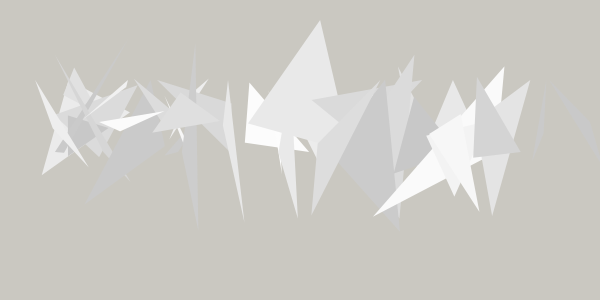
Frame 1 (no input)
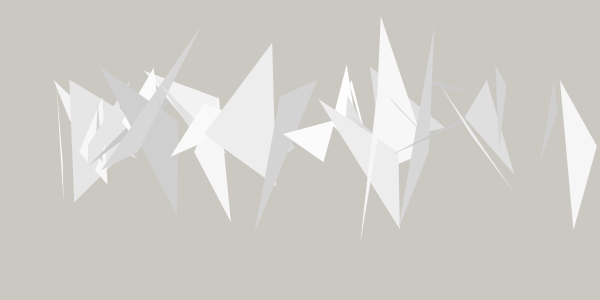
Frame 60 (the mouse pressed at the canvas centre just before this capture)
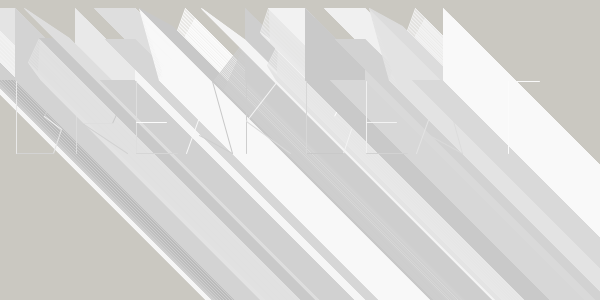
Frame 120 (the mouse held since frame 60 and released just before this capture)

The Processing sketch that drew these frames (run headless with seeded random() and noise(); from frame 60 on, the mouse is pressed at the canvas centre):

// Processing sketch: processing_2075
// ── processing_2075.pde

/**
 *    fjenett 2009-05-07
 *    
 *    system für einen generativen font, schrift von tobias tschense
 */

String input = "breakbeat";  // der eingegebene text
float spacing = 60;

void setup ()
{
  size( 600, 300 );
  //frameRate (20);

}


void draw ()
{
  background( 202,200,193 );                        // hintergrund weiss

  drawGenerativeText( input, 15, height/2 );
}


void keyPressed ()                             // wird aufgerufen wenn eine taste gedrückt wurde!
{
  if ( key == BACKSPACE || key == DELETE )   // ist die taste delete oder backspace? dann ..
  {
    if ( input != null && input.length() > 0 )    // enthält unsere variable schon text? dann ..
    {
      input = input.substring(0,input.length()-1);    // um eines verkürzen
    }
  }
  else if ( key != CODED )                   // taste nicht kodiert (hat ein zeichen)? dann ..
  {
    input += key;                          // zeichen an den text in der variable anhängen
  }
}

void drawGenerativeText ( String txt, float x, float y )
{
  if ( input == null || input.trim().equals("") ) return;    // leer? dann nix machen

    stroke( 0 );
  noFill();

  pushMatrix();

  translate( x, y );
  translate( 0, -70 );

  for ( int i = 0; i < txt.length(); i++ )
  {
    char c = input.charAt( i );

    drawGenerativeChar( c);
  }

  popMatrix();
}


void rLine ( float x1, float y1, float x2, float y2 )
{
  line (x1,y1,x2,y2,1,1);   
  { 
    if (mousePressed ==true){
      for ( int a=0;
           a<300;
           a++){

        strokeWeight(1);
        smooth();

        fill( random(200,255));
        line (a-x1,a-y1,a-x2,a-y2);
        fill(0);
        line (10+a-x1,10+a-y1,1+a-x2,1+a-y2);

      }
      {
        stroke (random (200,255));

        line (1+x1,1+y1,1+x2,1+y2);



      }
    }

    else {

      noStroke();
      fill (random(200,255));
      smooth();
      triangle (random(1,100)+x1,random(1,100)+y1,random(1,100)+x2,y2,random(1,100)+x2,random(1,100)-y2);
      line (1+x1,1+y1,1+x2,1+y2);

    }

  }
}

void drawGenerativeChar ( char c )
{
  switch ( c )
  {
  case 'a':
    draw_a();
    break;
  case 'b':
    draw_b();
    break;
  case 'c':
    draw_c();
    break;
  case 'd':
    draw_d();
    break;
  case 'e':
    draw_e();
    break;
  case 'f':
    draw_f();
    break;
  case 'g':
    draw_g();
    break;
  case 'h':
    draw_h();
    break;
  case 'i':
    draw_i();
    break;
  case 'j':
    draw_j();
    break;
  case 'k':
    draw_k();
    break;
  case 'l':
    draw_l();
    break;
  case 'm':
    draw_m();
    break;
  case 'n':
    draw_n();
    break;
  case 'o':
    draw_o();
    break;
  case 'p':
    draw_p();
    break;
  case 'q':
    draw_q();
    break;
  case 'r':
    draw_r();
    break;
  case 's':
    draw_s();
    break;
  case 't':
    draw_t();
    break;
  case 'u':
    draw_u();
    break;
  case 'v':
    draw_v();
    break;
  case 'w':
    draw_w();
    break;
  case 'x':
    draw_x();
    break;
  case 'y':
    draw_y();
    break;
  case 'z':
    draw_z();
    break;

  case '0':
    draw_0();
    break;
  case '1':
    draw_1();
    break;
  case '2':
    draw_2();
    break;
  case '3':
    draw_3();
    break;
  case '4':
    draw_4();
    break;
  case '5':
    draw_5();
    break;
  case '6':
    draw_6();
    break;
  case '7':
    draw_7();
    break;
  case '8':
    draw_8();
    break;
  case '9':
    draw_9();
    break;
  }
}

void draw_a () {
  rLine( 0 , 72 , 26 , 0 );
  rLine( 26 , 0 , 46 , 72 );
  rLine( 46 , 72 , 13 , 54 );
  translate(spacing, 0);
}

void draw_b () {
  rLine( 0 , 0 , 29 , 0 );
  rLine( 29 , 0 , 38 , 15 );
  rLine( 38 , 15 , 28 , 35 );
  rLine( 28 , 35 , 45 , 48 );
  rLine( 45 , 48 , 37 , 72 );
  rLine( 37 , 72 , 0 , 72 );
  rLine( 0 , 72 , 0 , 0 );
  translate(spacing, 0);
}

void draw_c () {
  rLine( 53 , 62 , 47 , 72 );
  rLine( 47 , 72 , 16 , 72 );
  rLine( 16 , 72 , 0 , 41 );
  rLine( 0 , 41 , 16 , 0 );
  rLine( 16 , 0 , 47 , 0 );
  rLine( 47 , 0 , 47 , 10 );
  translate(spacing, 0);
}

void draw_d () {
  rLine( 0 , 0 , 35 , 0 );
  rLine( 35 , 0 , 53 , 41 );
  rLine( 53 , 41 , 37 , 72 );
  rLine( 37 , 72 , 0 , 72 );
  rLine( 0 , 72 , 0 , 0 );
  translate(spacing, 0);
}

void draw_e () {
  rLine( 35 , 0 , 0 , 0 );
  rLine( 0 , 0 , 0 , 72 );
  rLine( 0 , 72 , 41 , 72 );
  rLine( 0 , 41 , 30 , 41 );
  translate(spacing-10, 0);
}

void draw_f () {
  rLine( 0 , 72 , 0 , 0 );
  rLine( 0 , 0 , 35 , 0 );
  rLine( 32 , 42 , 0 , 42 );
  translate(spacing, 0);
}

void draw_g () {
  rLine( 33 , 41 , 58 , 41 );
  rLine( 58 , 41 , 58 , 72 );
  rLine( 58 , 72 , 16 , 72 );
  rLine( 16 , 72 , 0 , 41 );
  rLine( 0 , 41 , 16 , 0 );
  rLine( 16 , 0 , 52 , 0 );
  rLine( 52 , 0 , 52 , 10 );
  translate(spacing+10, 0);
}

void draw_h () {
  rLine( 0 , 37 , 45 , 37 );
  rLine( 0 , 72 , 0 , 0 );
  rLine( 45 , 0 , 45 , 72 );
  translate(spacing, 0);
}

void draw_i () {
  rLine( 0 , 0 , 25 , 0 );
  rLine( 0 , 72 , 25 , 72 );
  rLine( 13 , 72 , 13 , 0 );
  translate(spacing-20, 0);
}

void draw_j () {
  rLine( 10 , 88 , 27 , 74 );
  rLine( 27 , 74 , 27 , 0 );
  rLine( 27 , 0 , 0 , 0 );
  rLine( 0 , 0 , 0 , 10 );
  translate(spacing, 0);
}

void draw_k () {
  rLine( 0 , 72 , 0 , 0 );
  rLine( 31 , 0 , 0 , 40 );
  rLine( 0 , 40 , 44 , 72 );
  translate(spacing, 0);
}

void draw_l () {
  rLine( 39 , 61 , 39 , 72 );
  rLine( 39 , 72 , 0 , 72 );
  rLine( 0 , 72 , 0 , 0 );
  translate(spacing-10, 0);
}

void draw_m () {
  rLine( 1 , 74 , 13 , 2 );
  rLine( 13 , 2 , 36 , 61 );
  rLine( 36 , 61 , 60 , 2 );
  rLine( 60 , 2 , 72 , 74 );
  translate(spacing, 0);
}

void draw_n () {
  rLine( 0 , 72 , 0 , 2 );
  rLine( 0 , 2 , 46 , 72 );
  rLine( 46 , 72 , 46 , 2 );
  translate(spacing, 0);
}

void draw_o () {
  rLine( 48 , 72 , 21 , 72 );
  rLine( 21 , 72 , 0 , 42 );
  rLine( 0 , 42 , 21 , 0 );
  rLine( 21 , 0 , 48 , 0 );
  rLine( 48 , 0 , 68 , 42 );
  rLine( 68 , 42 , 48 , 72 );
  translate(spacing+20, 0); 
}

void draw_p () {
  rLine( 0 , 72 , 0 , 0 );
  rLine( 0 , 0 , 35 , 0 );
  rLine( 35 , 0 , 47 , 18 );
  rLine( 47 , 18 , 37 , 42 );
  rLine( 37 , 42 , 7 , 42 );
  translate(spacing, 0);    
}

void draw_q () {
  rLine( 51 , 80 , 34 , 66 );
  rLine( 34 , 66 , 21 , 72 );
  rLine( 21 , 72 , 0 , 42 );
  rLine( 0 , 42 , 21 , 0 );
  rLine( 21 , 0 , 48 , 0 );
  rLine( 48 , 0 , 68 , 42 );
  rLine( 68 , 42 , 48 , 72 );
  translate(spacing, 0);
}

void draw_r () {
  rLine( 0 , 72 , 0 , 0 );
  rLine( 0 , 0 , 34 , 0 );
  rLine( 34 , 0 , 47 , 18 );
  rLine( 47 , 18 , 36 , 42 );
  rLine( 36 , 42 , 6 , 42 );
  rLine( 6 , 42 , 51 , 72 );
  translate(spacing, 0);
}

void draw_s () {
  rLine( 4 , 72 , 37 , 72 );
  rLine( 37 , 72 , 43 , 54 );
  rLine( 43 , 54 , 34 , 35 );
  rLine( 34 , 35 , 9 , 35 );
  rLine( 9 , 35 , 0 , 18 );
  rLine( 0 , 18 , 12 , 0 );
  rLine( 12 , 0 , 38 , 0 );
  translate(spacing, 0);
}

void draw_t () {
  rLine( 0 , 0 , 63 , 0 );
  rLine( 32 , 72 , 32 , 0 );
  translate(spacing, 0);
}

void draw_u () {
  rLine( 0 , 0 , 0 , 57 );
  rLine( 0 , 57 , 11 , 72 );
  rLine( 11 , 72 , 47 , 72 );
  rLine( 47 , 72 , 47 , 0 );
  translate(spacing, 0);
}

void draw_v () {
  rLine( 0 , 0 , 26 , 72 );
  rLine( 26 , 72 , 52 , 0 );
  translate(spacing, 0);
}

void draw_w () {
  rLine( 0 , 0 , 26 , 72 );
  rLine( 26 , 72 , 41 , 30 );
  rLine( 30 , 0 , 57 , 72 );
  rLine( 57 , 72 , 82 , 0 );
  translate(spacing+30, 0);
}

void draw_x () {
  rLine( 0 , 72 , 43 , 0 );
  rLine( 0 , 0 , 43 , 72 );
  translate(spacing, 0);
}

void draw_y () {
  rLine( 22 , 72 , 22 , 40 );
  rLine( 22 , 40 , 44 , 0 );
  rLine( 0 , 0 , 22 , 40 );
  translate(spacing, 0);
}

void draw_z () {
  rLine( 4 , 0 , 47 , 0 );
  rLine( 47 , 0 , 0 , 72 );
  rLine( 0 , 72 , 46 , 72 );
  translate(spacing, 0);
}

void draw_0 () {
  rLine( 45 , 72 , 0 , 72 );
  rLine( 0 , 72 , 0 , 0 );
  rLine( 0 , 0 , 45 , 0 );
  rLine( 45 , 0 , 45 , 72 );
  translate(spacing, 0);
}

void draw_1 () {
  rLine( 19 , 72 , 49 , 72 );
  rLine( 0 , 13 , 34 , 0 );
  rLine( 34 , 1 , 34 , 72 );
  translate(spacing, 0);
}

void draw_2 () {
  rLine( 3 , 0 , 29 , 0 );
  rLine( 29 , 0 , 44 , 20 );
  rLine( 44 , 20 , 0 , 72 );
  rLine( 0 , 72 , 45 , 72 );
  translate(spacing, 0);
}

void draw_3 () {
  rLine( 3 , 0 , 28 , 0 );
  rLine( 28 , 0 , 40 , 17 );
  rLine( 40 , 17 , 28 , 34 );
  rLine( 28 , 34 , 45 , 51 );
  rLine( 45 , 51 , 31 , 72 );
  rLine( 31 , 72 , 0 , 72 );
  translate(spacing, 0);
}

void draw_4 () {
  rLine( 50 , 50 , 0 , 50 );
  rLine( 0 , 50 , 40 , 0 );
  rLine( 40 , 0 , 40 , 72 );
  translate(spacing, 0);
}

void draw_5 () {
  rLine( 0 , 72 , 26 , 72 );
  rLine( 26 , 72 , 38 , 51 );
  rLine( 38 , 51 , 24 , 34 );
  rLine( 24 , 34 , 0 , 34 );
  rLine( 0 , 34 , 0 , 0 );
  rLine( 0 , 0 , 33 , 0 );
  translate(spacing, 0);
}

void draw_6 () {
  rLine( 0 , 33 , 35 , 37 );
  rLine( 35 , 37 , 35 , 72 );
  rLine( 35 , 72 , 0 , 72 );
  rLine( 0 , 72 , 0 , 33 );
  rLine( 0 , 33 , 20 , 0 );
  translate(spacing, 0);
}

void draw_7 () {
  rLine( 0 , 0 , 41 , 0 );
  rLine( 41 , 0 , 15 , 72 );
  translate(spacing, 0);
}

void draw_8 () {
  rLine( 2 , 33 , 2 , 0 );
  rLine( 2 , 0 , 35 , 0 );
  rLine( 35 , 0 , 35 , 33 );
  rLine( 35 , 33 , 0 , 40 );
  rLine( 0 , 40 , 0 , 72 );
  rLine( 0 , 72 , 38 , 72 );
  rLine( 38 , 72 , 38 , 40 );
  rLine( 38 , 40 , 2 , 33 );
  translate(spacing, 0);
}

void draw_9 () {
  rLine( 31 , 42 , 10 , 42 );
  rLine( 10 , 42 , 0 , 21 );
  rLine( 0 , 21 , 17 , 0 );
  rLine( 17 , 0 , 44 , 0 );
  rLine( 44 , 0 , 28 , 72 );
  translate(spacing, 0);
}
